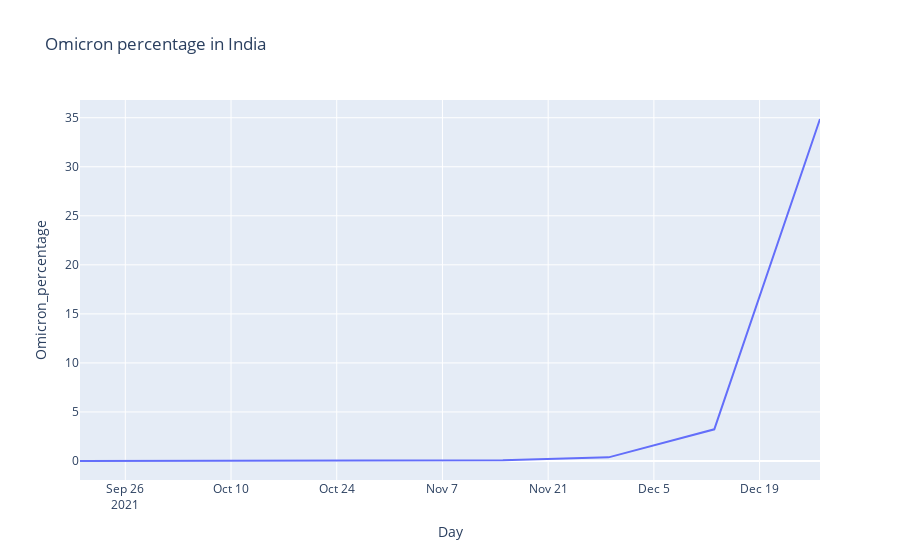

The code cell stored with this chart in its notebook:
### Code cell
fig = px.line(df_ind, x = 'Day',y = 'Omicron_percentage',
            title='Omicron percentage in India')
fig

### Figure 1 — Plotly figure (JSON) as saved in the notebook; plotly's stock layout.template omitted (floating-point values rounded to 4 significant figures)
{"data": [{"hovertemplate": "Day=%{x}<br>Omicron_percentage=%{y}<extra></extra>", "legendgroup": "", "line": {"color": "#636efa", "dash": "solid"}, "marker": {"symbol": "circle"}, "mode": "lines", "name": "", "orientation": "v", "showlegend": false, "type": "scatter", "x": ["2021-09-20", "2021-10-04", "2021-10-18", "2021-11-01", "2021-11-15", "2021-11-29", "2021-12-13", "2021-12-27"], "xaxis": "x", "y": [0.0, 0.0, 0.0, 0.0, 0.07, 0.37, 3.23, 34.87], "yaxis": "y"}], "layout": {"legend": {"tracegroupgap": 0}, "title": {"text": "Omicron percentage in India"}, "xaxis": {"anchor": "y", "domain": [0.0, 1.0], "title": {"text": "Day"}}, "yaxis": {"anchor": "x", "domain": [0.0, 1.0], "title": {"text": "Omicron_percentage"}}}}
